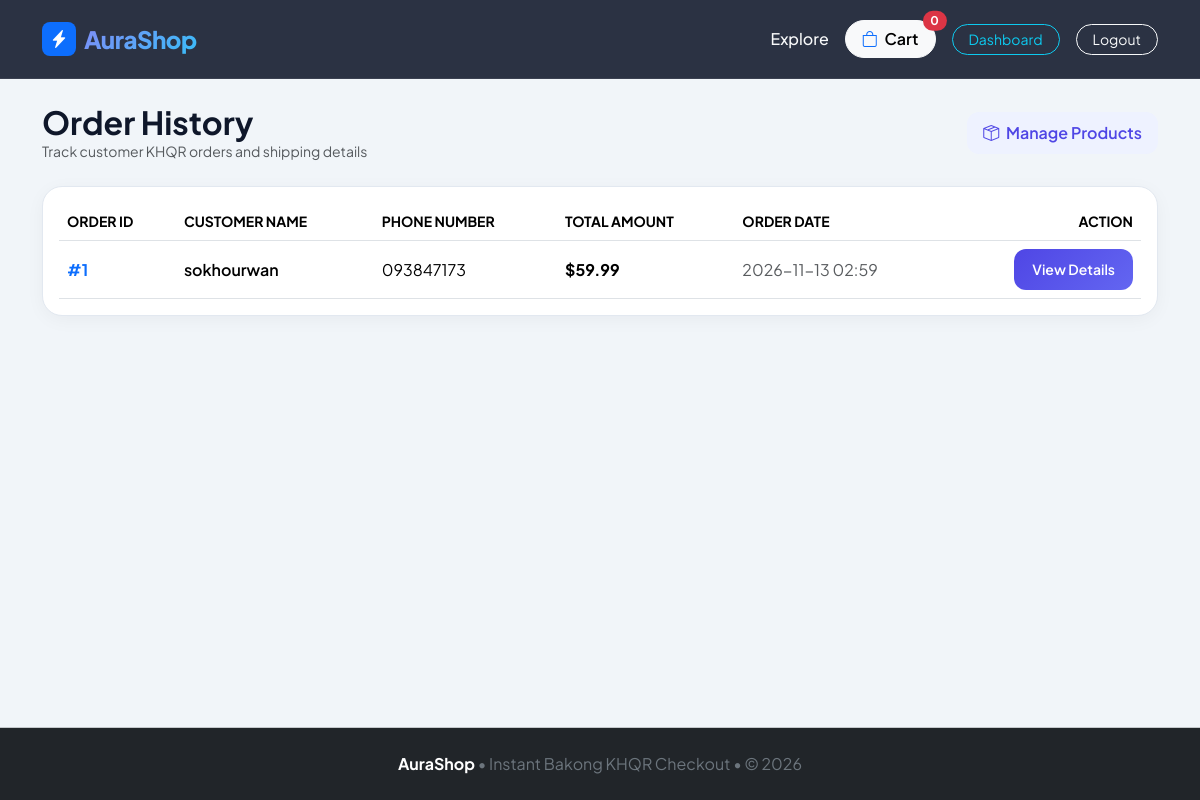
/admin/orders (signed in), run on the app's committed database.
### app.py (models this page shows)
class Order(db.Model):
    id = db.Column(db.Integer, primary_key=True)
    customer_name = db.Column(db.String(150), nullable=False)
    email = db.Column(db.String(150), nullable=False)
    phone = db.Column(db.String(50), nullable=False)
    shipping_address = db.Column(db.Text, nullable=False)
    total_amount = db.Column(db.Float, nullable=False)
    order_date = db.Column(db.DateTime, default=datetime.utcnow)
    items = db.relationship('OrderItem', backref='order', lazy=True)

### app.py (the view)
@app.route('/admin/orders')
@admin_required
def admin_orders():
    orders = Order.query.order_by(Order.order_date.desc()).all()
    return render_template('admin/orders.html', orders=orders)

### app.py (called while the page is built)
def admin_required(f):
    @wraps(f)
    def decorated_function(*args, **kwargs):
        if not session.get('admin_logged_in'):
            flash('Please log in as Admin first.', 'warning')
            return redirect(url_for('admin_login'))
        return f(*args, **kwargs)
    return decorated_function

@app.context_processor
def inject_cart_count():
    cart = session.get('cart', {})
    total_qty = sum(cart.values())
    return dict(cart_count=total_qty, store_name="AuraShop")

### templates/admin/orders.html
{% extends 'base.html' %}
{% block content %}
<div class="d-flex flex-wrap justify-content-between align-items-center gap-3 mb-4">
    <div>
        <h2 class="fw-bold mb-0">Order History</h2>
        <p class="text-muted small mb-0">Track customer KHQR orders and shipping details</p>
    </div>
    <a href="{{ url_for('admin_products') }}" class="btn btn-soft"><i class="bi bi-box-seam me-1"></i> Manage Products</a>
</div>
<div class="surface-card p-3">
    <div class="table-responsive">
        <table class="table table-hover align-middle mb-0">
            <thead class="text-muted small text-uppercase">
                <tr>
                    <th>Order ID</th>
                    <th>Customer Name</th>
                    <th>Phone Number</th>
                    <th>Total Amount</th>
                    <th>Order Date</th>
                    <th class="text-end">Action</th>
                </tr>
            </thead>
            <tbody>
                {% for o in orders %}
                <tr>
                    <td class="fw-bold text-primary">#{{ o.id }}</td>
                    <td class="fw-semibold">{{ o.customer_name }}</td>
                    <td>{{ o.phone }}</td>
                    <td class="fw-bold">${{ "%.2f"|format(o.total_amount) }}</td>
                    <td class="text-muted">{{ o.order_date.strftime('%Y-%m-%d %H:%M') }}</td>
                    <td class="text-end">
                        <a href="{{ url_for('admin_order_detail', order_id=o.id) }}" class="btn btn-sm btn-modern">
                            View Details
                        </a>
                    </td>
                </tr>
                {% endfor %}
            </tbody>
        </table>
    </div>
</div>
{% endblock %}

### static/css/style.css (style rules this page uses)
:root { --primary: #4f46e5; --primary-hover: #4338ca; --dark-bg: #0f172a; --surface: #ffffff; --page-bg: #f1f5f9; --text-main: #0f172a; --text-muted: #64748b; --khqr-red: #e1232e; }
body { background-color: var(--page-bg); color: var(--text-main); font-family: 'Plus Jakarta Sans', sans-serif; -webkit-font-smoothing: antialiased; }
.btn-modern { background: linear-gradient(135deg, #4f46e5 0%, #6366f1 100%); border: none; color: white; font-weight: 600; border-radius: 12px; padding: 10px 18px; transition: all 0.2s ease; }
.btn-soft { background: #eef2ff; color: var(--primary); font-weight: 600; border-radius: 12px; border: none; padding: 9px 16px; transition: all 0.2s ease; }
.surface-card { background: var(--surface); border: 1px solid #e2e8f0; border-radius: 20px; box-shadow: 0 4px 20px -2px rgba(15, 23, 42, 0.05); }

### data on the page
Order: id "1", customer_name "sokhourwan", phone "093847173", total_amount "59.99", order_date "2026-11-13 02:59"

### other printed values
{{ store_name }} "AuraShop"
{{ cart_count }} "0"
